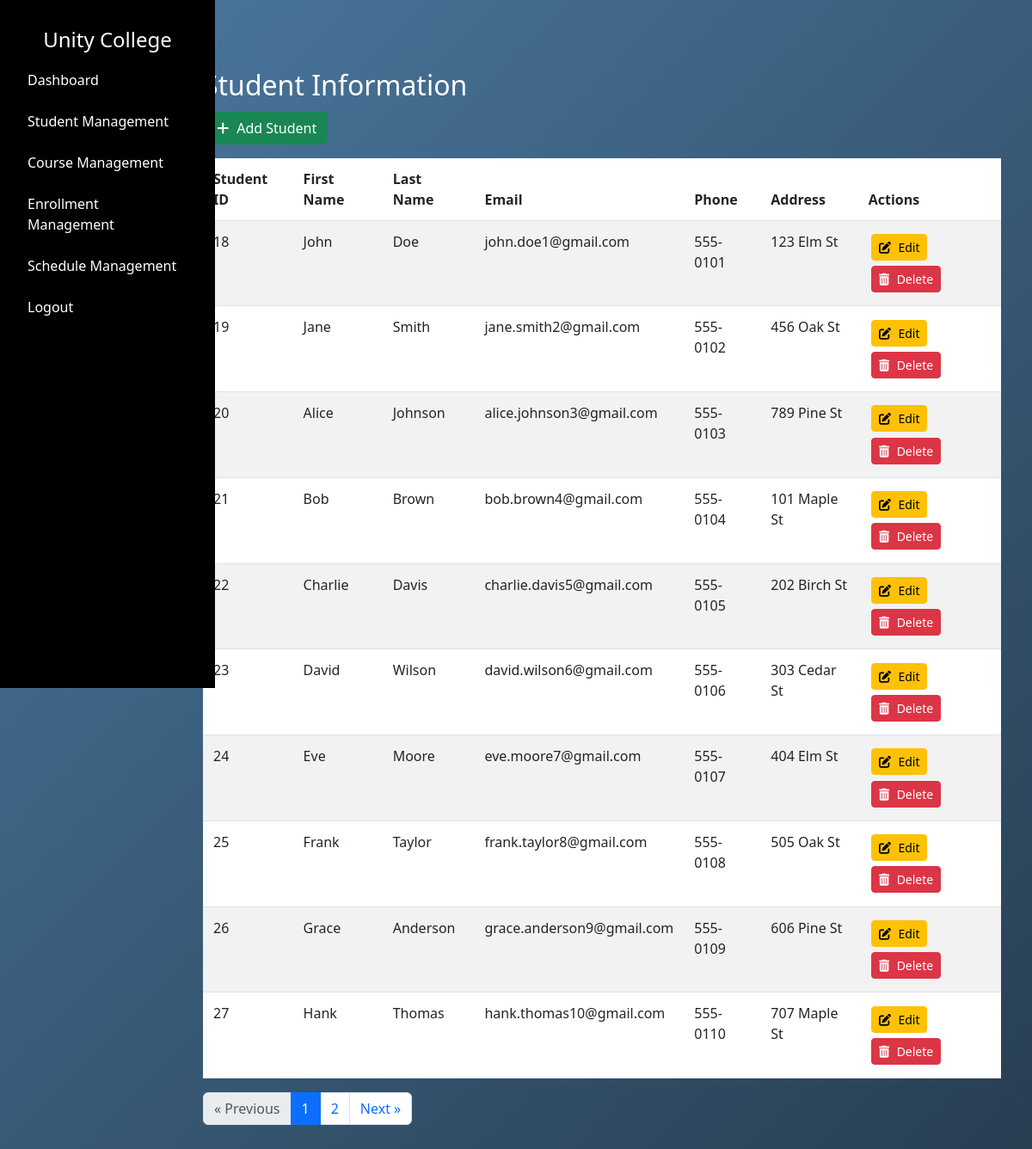
The app's page /admin/students (signed in) with its own data.
### tables this page shows
CREATE TABLE "student" (
    "id" INTEGER PRIMARY KEY AUTOINCREMENT,
    "first_name" TEXT NOT NULL,
    "last_name" TEXT NOT NULL,
    "phone" INTEGER NOT NULL,
    "email" TEXT NOT NULL UNIQUE,
    "address" TEXT NOT NULL,
    "password" TEXT NOT NULL
);

### app.py (the view)
@app.route("/admin/students", methods=["GET"])
def admin_view_students():
    if 'admin_uid' not in session or session.get('user_type') != 'admin':
        return redirect(url_for('admin_login'))
    first_name = session.get('first_name')
    admin_uid = session.get('admin_uid')
    page = int(request.args.get('page', 1))
    per_page = 10
    total_students_query = "SELECT COUNT(*) FROM student"
    total_students = query_db(total_students_query)[0][0]
    offset = (page - 1) * per_page
    students_query = f"""
        SELECT * FROM student
        LIMIT {per_page} OFFSET {offset}
    """
    students = query_db(students_query)
    students_list = []
    for student in students:
        student_dict = {
            "id": student[0],
            "fname": student[1],
            "lname": student[2],
            "email": student[4],
            "phone": student[3],
            "address": student[5],
        }
        students_list.append(student_dict)
    total_pages = (total_students + per_page - 1) // per_page
    return render_template(
        "admin/students.html",
        students=students_list,
        first_name=first_name,
        time=time,
        current_page=page,
        total_pages=total_pages,
        admin_uid=admin_uid
    )

### dbcontroller.py (called while the page is built)
def query_db(query, args=()):
    con = sqlite3.connect('advweb.db')
    cur = con.cursor()
    cur.execute(query, args)
    rv = cur.fetchall()
    cur.close()
    con.close()
    return rv

### templates/admin/students.html (shortened to what this page needs)
{% extends "/admin/layout.html" %} {% block content %}
<link href="/static/css/admin/studentmgmt.css" rel="stylesheet" />
<div class="container mt-5">
  <h2 class="studentinfotitle">Student Information</h2>
  <a href="{{ url_for('add_student') }}" class="btn btn-success mb-3"
    ><i class="fas fa-plus"></i> Add Student</a
  >
  <div class="table-responsive">
    <table class="table table-striped">
      <thead>
        <tr>
          <th>Student ID</th>
          <th>First Name</th>
          <th>Last Name</th>
          <th>Email</th>
          <th>Phone</th>
          <th>Address</th>
          <th>Actions</th>
        </tr>
      </thead>
      <tbody>
        {% for student in students %}
        <tr>
          <td>{{ student['id'] }}</td>
          <td>{{ student['fname'] }}</td>
          <td>{{ student['lname'] }}</td>
          <td>{{ student['email'] }}</td>
          <td>{{ student['phone'] }}</td>
          <td>{{ student['address'] }}</td>
          <td>
            <a
              href="{{ url_for('edit_student', student_id=student['id']) }}"
              class="btn btn-warning btn-sm"
              title="Edit"
            >
              <i class="fas fa-edit"></i>
              <span class="btn-text">Edit</span>
            </a>
            <form
              action="{{ url_for('delete_student', id=student['id']) }}"
              method="post"
              style="display: inline"
            >
              <button
                type="submit"
                class="btn btn-danger btn-sm"
                onclick="return confirm('Are you sure you want to delete this student?')"
                title="Delete"
              >
                <i class="fas fa-trash-alt"></i>
                <span class="btn-text">Delete</span>
              </button>
            </form>
          </td>
        </tr>
        {% endfor %}
      </tbody>
    </table>
  </div>
  <nav aria-label="Page navigation">
    <ul class="pagination">
      <li class="page-item {{ 'disabled' if current_page == 1 }}">
        <a
          class="page-link"
          href="{{ url_for('admin_view_students', page=current_page - 1) }}"
        >
          <span aria-hidden="true">&laquo;</span> Previous
        </a>
      </li>
      {% set page_range = [current_page - 1, current_page, current_page + 1] %}
      {% for p in page_range %} {% if p > 0 and p <= total_pages %}
      <li class="page-item {{ 'active' if p == current_page }}">
        <a class="page-link" href="{{ url_for('admin_view_students', page=p) }}"
          >{{ p }}</a
        >
      </li>
      {% endif %} {% endfor %}
      <li class="page-item {{ 'disabled' if current_page == total_pages }}">
        <a
          class="page-link"
          href="{{ url_for('admin_view_students', page=current_page + 1) }}"
          >Next <span aria-hidden="true">&raquo;</span></a
        >
      </li>
    </ul>
  </nav>
</div>
{% endblock %}

### static/css/admin/layout.css (style rules this page uses)
body { font-family: Arial, sans-serif; margin: 0; background: linear-gradient(135deg, #4b79a1 0%, #283e51 100%) no-repeat center center fixed; }

### static/css/admin/studentmgmt.css (style rules this page uses)
.table td, .table th { padding: 0.75rem; }
.table { margin-bottom: 1rem; background-color: transparent; }
.studentinfotitle { color: white; }
.btn { margin: 0.2rem; }
.btn i { margin-right: 0.3rem; }
.btn-text { display: inline; }

### records on screen
student: id "18", fname "John", lname "Doe", email "john.doe1@gmail.com", phone "555-0101", address "123 Elm St"
student: id "19", fname "Jane", lname "Smith", email "jane.smith2@gmail.com", phone "555-0102", address "456 Oak St"
student: id "20", fname "Alice", lname "Johnson", email "alice.johnson3@gmail.com", phone "555-0103", address "789 Pine St"
student: id "21", fname "Bob", lname "Brown", email "bob.brown4@gmail.com", phone "555-0104", address "101 Maple St"
student: id "22", fname "Charlie", lname "Davis", email "charlie.davis5@gmail.com", phone "555-0105", address "202 Birch St"
student: id "23", fname "David", lname "Wilson", email "david.wilson6@gmail.com", phone "555-0106", address "303 Cedar St"
student: id "24", fname "Eve", lname "Moore", email "eve.moore7@gmail.com", phone "555-0107", address "404 Elm St"
student: id "25", fname "Frank", lname "Taylor", email "frank.taylor8@gmail.com", phone "555-0108", address "505 Oak St"
student: id "26", fname "Grace", lname "Anderson", email "grace.anderson9@gmail.com", phone "555-0109", address "606 Pine St"
student: id "27", fname "Hank", lname "Thomas", email "hank.thomas10@gmail.com", phone "555-0110", address "707 Maple St"

### other values on screen
{{ p }} "1" "2"
